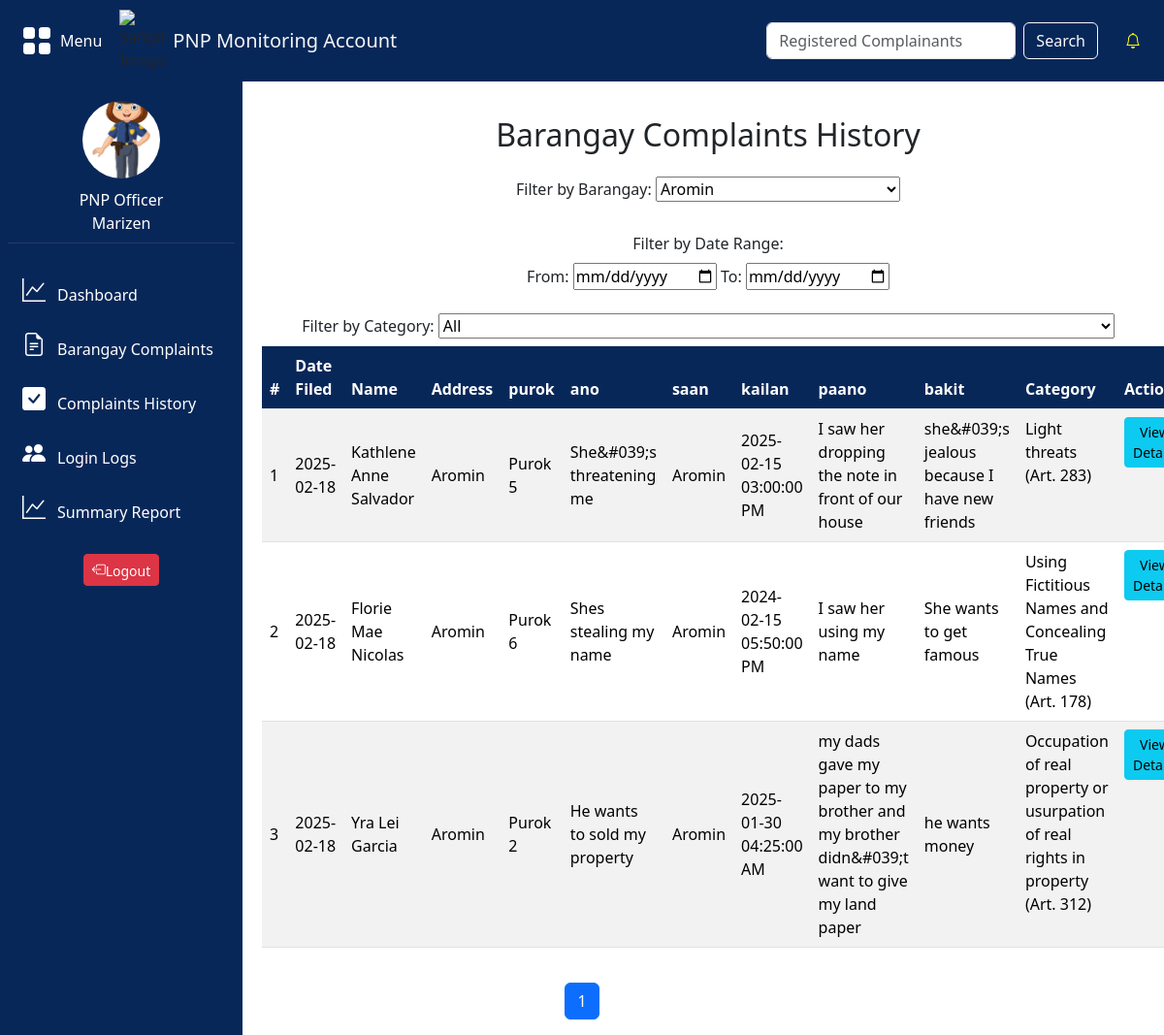
The app's page /pnp/pnplogs.php?barangay=Aromin (signed in) with its own data.
### tables this page shows
CREATE TABLE `tbl_complaints` (
  `complaints_id` int(15) NOT NULL,
  `complaint_name` varchar(255) NOT NULL,
  `complaints_person` varchar(15) NOT NULL,
  `status` varchar(20) NOT NULL DEFAULT '''Inprogress''',
  `complaints` text NOT NULL,
  `responds` enum('barangay','pnp') NOT NULL,
  `date_filed` date NOT NULL,
  `category_id` int(1) NOT NULL,
  `barangays_id` int(10) NOT NULL,
  `image_id` int(10) NOT NULL,
  `info_id` int(11) NOT NULL,
  `user_id` int(11) NOT NULL,
  `ano` varchar(255) DEFAULT NULL,
  `barangay_saan` varchar(255) DEFAULT NULL,
  `kailan_date` date DEFAULT NULL,
  `kailan_time` varchar(255) NOT NULL,
  `paano` text DEFAULT NULL,
  `bakit` text DEFAULT NULL,
  `file_path` varchar(255) DEFAULT NULL,
  `cert_id` int(15) DEFAULT NULL
);

CREATE TABLE `tbl_users` (
  `user_id` int(15) NOT NULL,
  `first_name` varchar(255) NOT NULL,
  `middle_name` varchar(255) NOT NULL,
  `last_name` varchar(255) NOT NULL,
  `extension_name` varchar(255) DEFAULT NULL,
  `gender` varchar(255) NOT NULL,
  `age` int(255) NOT NULL,
  `birth_date` date NOT NULL,
  `selfie_path` varchar(255) NOT NULL,
  `image_type` enum('ID') NOT NULL,
  `image_path` varchar(255) NOT NULL,
  `date_uploaded` datetime(6) NOT NULL,
  `cp_number` varchar(255) NOT NULL,
  `password` varchar(255) NOT NULL,
  `accountType` enum('Resident','Barangay Official','PNP Officer') NOT NULL,
  `barangays_id` int(11) DEFAULT NULL,
  `place_of_birth` varchar(255) NOT NULL,
  `purok` varchar(255) NOT NULL,
  `civil_status` enum('Single','Married','Separated','Live-in','Divorced','Widowed') NOT NULL,
  `educational_background` enum('No Formal Education','Elementary','Highschool','College','Post Graduate') NOT NULL,
  `nationality` varchar(255) NOT NULL,
  `pic_data` varchar(255) NOT NULL,
  `security_question` varchar(255) NOT NULL,
  `security_answer` varchar(255) NOT NULL,
  `login_attempts` int(11) DEFAULT 0,
  `lockout_time` datetime DEFAULT NULL,
  `is_verified` tinyint(1) NOT NULL DEFAULT 0
);

CREATE TABLE `tbl_complaintcategories` (
  `category_id` int(10) NOT NULL,
  `complaints_category` varchar(255) NOT NULL,
  `cert_path` varchar(255) NOT NULL
);

### pnp/pnplogs.php (the view, shortened to what this page needs)
<?php
include '../includes/bypass.php';
$results_per_page = 10;
$page = isset($_GET['page']) && is_numeric($_GET['page']) && $_GET['page'] > 0 ? (int)$_GET['page'] : 1;
$start_from = ($page - 1) * $results_per_page;
$search_query = isset($_GET['search']) ? $_GET['search'] : '';
$barangay_filter = isset($_GET['barangay']) ? $_GET['barangay'] : '';
$from_date = isset($_GET['from_date']) ? $_GET['from_date'] : '';
$to_date = isset($_GET['to_date']) ? $_GET['to_date'] : '';
$category_filter = isset($_GET['category']) ? $_GET['category'] : '';
function displayComplaintDetails($pdo, $search_query, $start_from, $results_per_page, $barangay_filter, $from_date, $to_date, $category_filter) {
    try {
        $search_query = '%' . $search_query . '%';
        $sql = "
        SELECT c.complaints_id, c.complaint_name, c.barangay_saan, c.ano, c.date_filed, c.kailan_date,c.kailan_time, c.paano, c.bakit, c.complaints, cat.complaints_category,
        u.purok
        FROM tbl_complaints c
        JOIN tbl_users u ON u.user_id = c.user_id
        JOIN tbl_complaintcategories cat ON c.category_id = cat.category_id
        WHERE c.responds = 'pnp'
        AND (c.complaint_name LIKE ? OR c.barangay_saan LIKE ?)
        ";
        if (!empty($barangay_filter)) {
            $sql .= " AND c.barangay_saan = ? ";
        }
        $sql .= " ORDER BY c.date_filed ASC LIMIT ?, ?";
        $stmt = $pdo->prepare($sql);
        $stmt->bindParam(1, $search_query, PDO::PARAM_STR);
        $stmt->bindParam(2, $search_query, PDO::PARAM_STR);
        $bindIndex = 3;
        if (!empty($barangay_filter)) {
            $stmt->bindParam($bindIndex++, $barangay_filter, PDO::PARAM_STR);
        }
        $stmt->bindParam($bindIndex++, $start_from, PDO::PARAM_INT);
        $stmt->bindParam($bindIndex++, $results_per_page, PDO::PARAM_INT);
        $stmt->execute();
        if ($stmt->rowCount() == 0) {
            echo "<tr><td colspan='4'>No complaints found.</td></tr>";
        } else {
            $row_number = $start_from + 1;
            while ($row = $stmt->fetch(PDO::FETCH_ASSOC)) {
                $complaint_id = $row['complaints_id'];
                $date_filed = htmlspecialchars($row['date_filed']);
                $complaint_name = htmlspecialchars($row['complaint_name']);
                $complaint_purok = htmlspecialchars($row['purok']);
                $complaint_barangay = htmlspecialchars($row['barangay_saan']);
                $complaint_ano = htmlspecialchars($row['ano']);
                $complaint_barangay_saan = htmlspecialchars($row['barangay_saan']);
                $complaint_kailan = htmlspecialchars($row['kailan_date']) . ' ' . htmlspecialchars($row['kailan_time']);
                $complaint_paano = htmlspecialchars($row['paano']);
                $complaint_bakit = htmlspecialchars($row['bakit']);
                $category = htmlspecialchars($row['complaints_category']);
                echo "<tr>";
                echo "<td class='align-middle'>{$row_number}</td>";
                echo "<td style='text-align: left; vertical-align: middle;'>{$date_filed }</td>";
                echo "<td style='text-align: left; vertical-align: middle;'>{$complaint_name}</td>";
                echo "<td style='text-align: left; vertical-align: middle;'>{$complaint_barangay }</td>";
                echo "<td style='text-align: left; vertical-align: middle;'>{$complaint_purok }</td>";
                echo "<td style='text-align: left; vertical-align: middle;'>{$complaint_ano }</td>";
                echo "<td style='text-align: left; vertical-align: middle;'>{$complaint_barangay_saan }</td>";
                echo "<td style='text-align: left; vertical-align: middle;'>{$complaint_kailan }</td>";
                echo "<td style='text-align: left; vertical-align: middle;'>{$complaint_paano }</td>";
                echo "<td style='text-align: left; vertical-align: middle;'>{$complaint_bakit }</td>";
                echo "<td class='category'>{$category}</td>";
                echo "<td '>
                        <button type='button' class='btn btn-sm btn-info' onclick='loadComplaintDetails({$complaint_id})'>View Details</button>
                      </td>";
                echo "</tr>";
                $row_number++;
            }
        }
    } catch (PDOException $e) {
        echo "<tr><td colspan='4'>Error fetching PNP complaints logs: " . $e->getMessage() . "</td></tr>";
    }
}
$stmt = $pdo->prepare("
    SELECT COUNT(*) AS total
    FROM tbl_complaints c
    LEFT JOIN tbl_users_barangay b ON c.barangays_id = b.barangays_id
    WHERE c.responds = 'pnp'
    AND (c.complaint_name LIKE ? OR c.barangay_saan LIKE ?)
");
$search_query_like = '%' . $search_query . '%';
$stmt->execute([$search_query_like, $search_query_like]);
$row = $stmt->fetch(PDO::FETCH_ASSOC);
$total_complaints = $row['total'];
$total_pages = ceil($total_complaints / $results_per_page);
?>
<!DOCTYPE html>
<html lang="en">
<head>
    <link href="https://cdnjs.cloudflare.com/ajax/libs/bootstrap-icons/1.8.1/font/bootstrap-icons.min.css" rel="stylesheet">
    <link href="https://cdn.jsdelivr.net/npm/bootstrap@5.3.3/dist/css/bootstrap.min.css" rel="stylesheet">
    <link rel="stylesheet" type="text/css" href="../styles/style.css">
</head>
<body>
<?php
include '../includes/pnp-nav.php';
include '../includes/pnp-bar.php';
?>
    <center><div class="content">
        <h2 class="mt-3 mb-4">Barangay Complaints History</h2>
        <form method="GET">
    <label class="form-label">Filter by Barangay:</label>
    <select id="barangayDropdown" name="barangay" onchange="this.form.submit()">
        <?php
        $stmtBarangay = $pdo->query("SELECT DISTINCT barangay_saan FROM tbl_complaints WHERE barangay_saan IS NOT NULL ORDER BY barangay_saan");
        while ($rowBarangay = $stmtBarangay->fetch(PDO::FETCH_ASSOC)) {
            $selected = isset($_GET['barangay']) && $_GET['barangay'] == $rowBarangay['barangay_saan'] ? 'selected' : '';
            echo "<option value='{$rowBarangay['barangay_saan']}' $selected>{$rowBarangay['barangay_saan']}</option>";
        }
        ?>
    </select>
    <br><br>
    <label class="form-label">Filter by Date Range:</label><br>
    <label for="from_date">From: </label>
    <input type="date" id="from_date" name="from_date" value="<?php echo isset($_GET['from_date']) ? $_GET['from_date'] : ''; ?>" onchange="this.form.submit()">
    <label for="to_date">To: </label>
    <input type="date" id="to_date" name="to_date" value="<?php echo isset($_GET['to_date']) ? $_GET['to_date'] : ''; ?>" onchange="this.form.submit()">
    <br><br>
    <label class="form-label">Filter by Category:</label>
    <select id="categoryDropdown" name="category" onchange="this.form.submit()">
        <option value="">All</option>
    </select>
</form>
        <div class="table">
            <table class="table table-striped table-bordered">
                <thead>
                    <tr>
                    <th>#</th>
                        <th>Date Filed</th>
                        <th>Name</th>
                        <th>Address</th>
                        <th>purok</th>
                        <th>ano</th>
                        <th>saan</th>
                        <th>kailan</th>
                        <th>paano</th>
                        <th>bakit</th>
                        <th>Category</th>
                        <th>Action</th>
                    </tr>
                </thead>
                <tbody>
                    <?php
                        displayComplaintDetails($pdo, $search_query, $start_from, $results_per_page, $barangay_filter, $from_date, $to_date, $category_filter);
                    ?>
                </tbody>
            </table>
        </div>
    </div>
    <nav>
        <ul class="pagination justify-content-center">
            <?php for ($i = 1; $i <= $total_pages; $i++): ?>
                <li class="page-item <?= ($i == $page) ? 'active' : ''; ?>">
                    <a class="page-link" href="?page=<?= $i; ?>&search=<?= htmlspecialchars($search_query); ?>"><?= $i; ?></a>
                </li>
            <?php endfor; ?>
        </ul>
    </nav>
    </center>
</body>
</html>

### styles/style.css (style rules this page uses)
.content { margin-left: 250px; transition: margin-left 0.3s ease; padding: 20px; width: 80%; }
table, th, td { border: none; }
table { border-collapse: collapse; width: 100%; }

### pnp/pnplogs.php (style rules this page uses)
.table thead th { background-color: #082759; color: #ffffff; }

### records on screen
tbl_complaints: date_filed "2025-02-18", complaint_name "Kathlene Anne Salvador", barangay_saan "Aromin", user.purok "Purok 5", ano "She&#039;s threatening me", complaint_kailan "2025-02-15 03:00:00 PM", paano "I saw her dropping the note in front of our house", bakit "she&#039;s jealous because I have new friends", category.complaints_category "Light threats (Art. 283)"
tbl_complaints: date_filed "2025-02-18", complaint_name "Florie Mae Nicolas", barangay_saan "Aromin", user.purok "Purok 6", ano "Shes stealing my name", complaint_kailan "2024-02-15 05:50:00 PM", paano "I saw her using my name", bakit "She wants to get famous", category.complaints_category "Using Fictitious Names and Concealing True Names (Art. 178)"
tbl_complaints: date_filed "2025-02-18", complaint_name "Yra Lei Garcia", barangay_saan "Aromin", user.purok "Purok 2", ano "He wants to sold my property", complaint_kailan "2025-01-30 04:25:00 AM", paano "my dads gave my paper to my brother and my brother didn&#039;t want to give my land paper", bakit "he wants money", category.complaints_category "Occupation of real property or usurpation of real rights in property (Art. 312)"

### other values on screen
$_SESSION['accountType'] "PNP Officer"
$firstName "Marizen"
form field barangay "Aromin"
